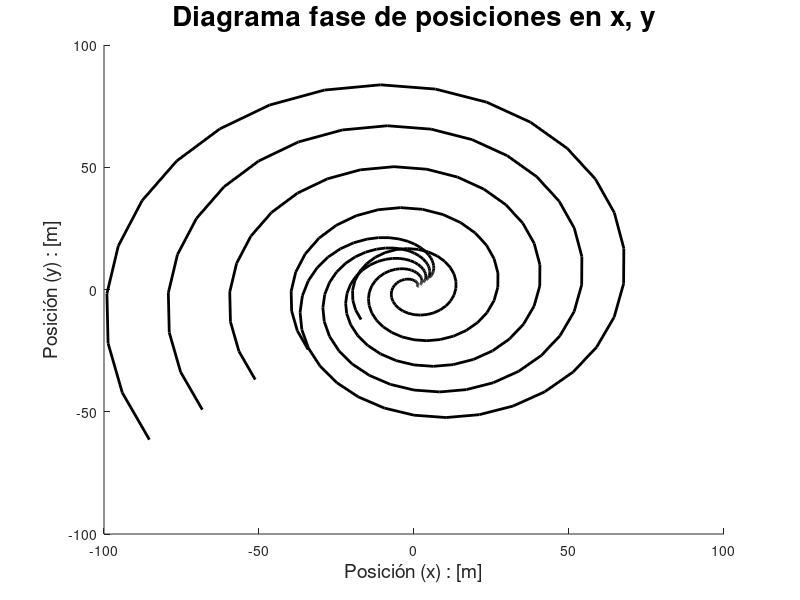
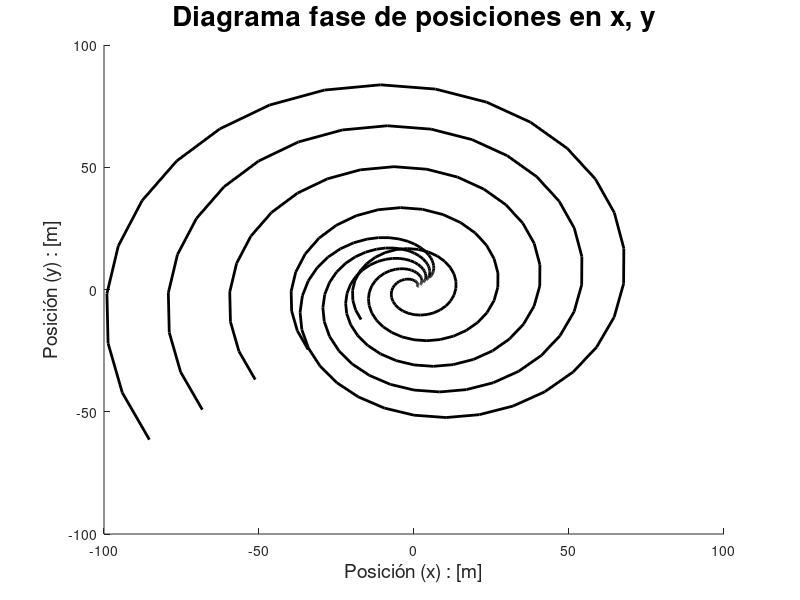
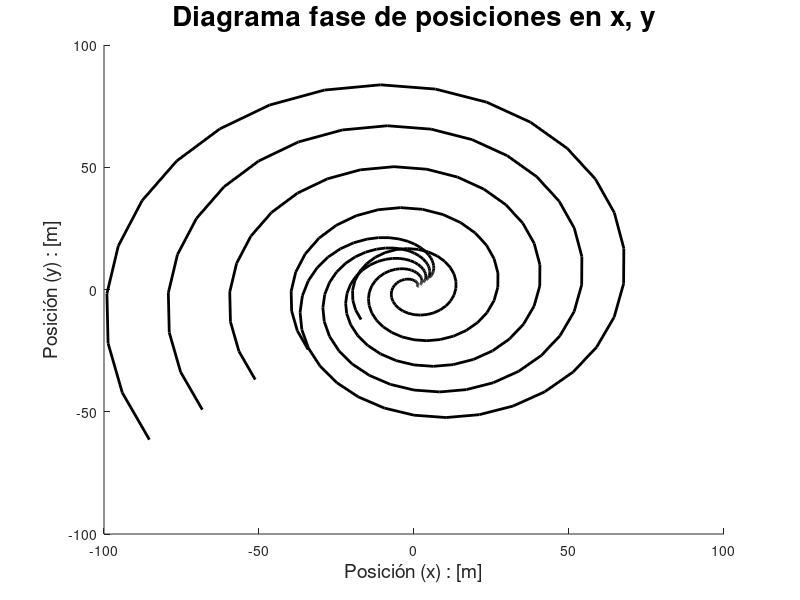
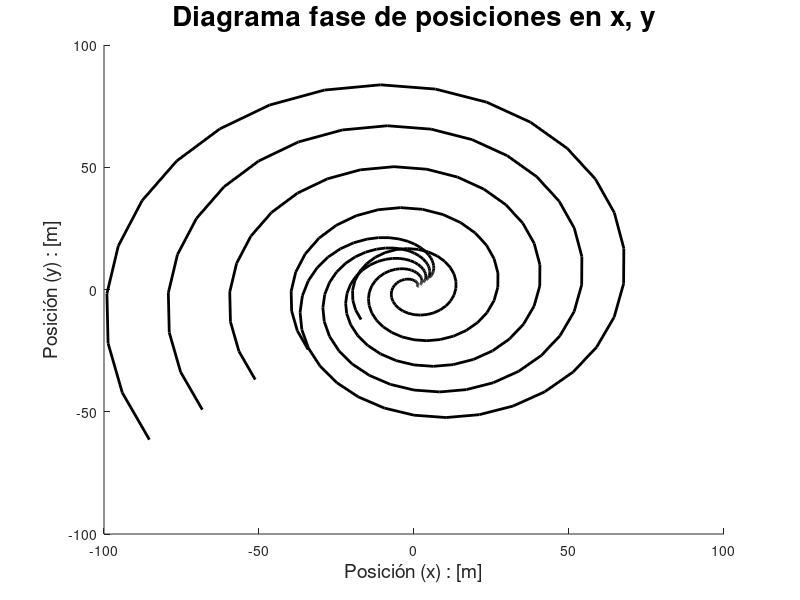

Recreate these plots in MATLAB, in order.
% HOMEWORK 04 - SYSTEM MODELLING

% ISAAC AYALA LOZANO

% NUMERICAL SOLUTION TO THE ODE SYSTEM
% x = X Cos(w*t) + Y Sin(w*t)
% y = - X Sin(w*t) + Y Cos(w*t)

function hw_solution
  clc
  clear
  close all

  for n=0:1:5  % Initial condition range set from -10 to 10
    
    % Store initial conditions in matrix x0
    x0 =  [n;n;n;n];
    
    % Use of ODE45 solver to numerically integrate the ODE
    [t,x]=ode45(@ode_system,[0 10],x0); % [time, state variables]
    
    
    figure(1) % Plot t, x(t)
    hold on
    plot(t,x(:,1),'-ok','LineWidth',2);
    
    xlabel('Tiempo: [s]','fontsize',14);
    ylabel('Posición (x) : [m]','fontsize',14);
    title('Solución al sistema para x(t)','fontsize',20)
    
    figure(2) % Plot t, y(t)
    hold on
    plot(t,x(:,3),'-*k','LineWidth',2);
    
    xlabel('Tiempo: [s]','fontsize',14);
    ylabel('Posición (y) : [m]','fontsize',14);
    title('Solución al sistema para y(t)','fontsize',20)
    
    figure(3) % Plot t, x(t), y(t)
              %Only the last set of initial conditions
    plot(t,x(:,1),'-ok','LineWidth',2,t,x(:,3),'-*k','LineWidth',2);
    
    xlabel('Tiempo: [s]','fontsize',14);
    ylabel('Posición : [m]','fontsize',14);
    title('Solución al sistema para x(t) y y(t)','fontsize',20)
    legend('x(t)','y(t)')
        
    figure(10) % Plot x(t), x'(t)
    hold on
    plot(x(:,1),x(:,2),'k','LineWidth',2);
    
    xlabel('Posición (x) : [m]','fontsize',14);
    ylabel("Velocidad (x') : [m/s]",'fontsize',14);
    title('Diagrama fase de posición y velocidad para eje x','fontsize',20)
    
    figure(11) % Plot y(t), y'(t)
    hold on
    plot(x(:,3),x(:,4),'k','LineWidth',2);
    
    xlabel('Posición (y) : [m]','fontsize',14);
    ylabel("Velocidad (y') : [m/s]",'fontsize',14);
    title('Diagrama fase de posición y velocidad para eje y','fontsize',20)
          
    figure(12) % Plot x(t), y(t)
    hold on
    plot(x(:,1),x(:,3),'k','LineWidth',2);
    
    xlabel('Posición (x) : [m]','fontsize',14);
    ylabel('Posición (y) : [m]','fontsize',14);
    title('Diagrama fase de posiciones en x, y','fontsize',20)
    
    hold off
  

  
endfor

print -f1 img/fig01.png
print -f2 img/fig02.png
print -f3 img/fig03.png
print -f10 img/fig10.png
print -f11 img/fig11.png
print -f12 img/fig12.png


endfunction

function dx=ode_system(~,x)
  
  % Define constants
  w = 1; % Angular velocity [radians/sec]
  
  % State variables
  
  dx(1) = x(2);
  dx(2) = (w^2) * x(1) - 2*w*x(4);
  dx(3) = x(4);
  dx(4) = (w^2) * x(3) + 2* w*x(2);
endfunction
